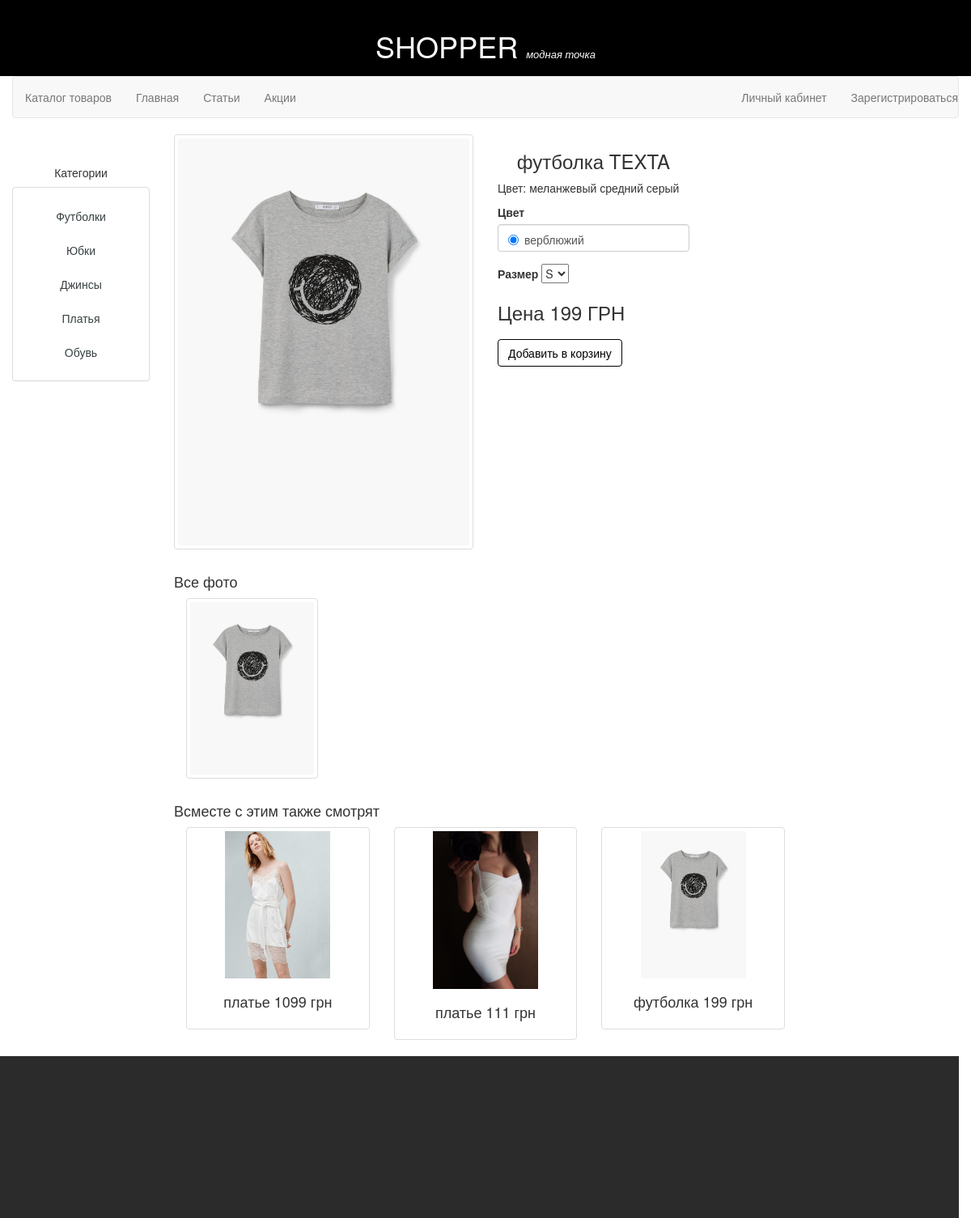
The page /product?id=8 on the database its author committed.
### tables this page shows
CREATE TABLE IF NOT EXISTS `families` (
  `type` int(11) NOT NULL,
  `family` varchar(70) NOT NULL,
  `category_name` varchar(50) NOT NULL,
  PRIMARY KEY (`type`)
);

CREATE TABLE IF NOT EXISTS `product_photo` (
  `id` int(11) NOT NULL,
  `photo_url` varchar(200) NOT NULL,
  `color` char(2) NOT NULL,
  KEY `id_product` (`id`),
  KEY `id` (`id`)
);

CREATE TABLE IF NOT EXISTS `product` (
  `id` int(11) NOT NULL AUTO_INCREMENT,
  `name` varchar(30) NOT NULL,
  `description` tinytext NOT NULL,
  `type` int(11) NOT NULL,
  `price` float NOT NULL,
  PRIMARY KEY (`id`),
  KEY `type` (`type`)
);

### controllers/main_view_sidebar_controller.php (called while the page is built)
<?php
include "models/category_model.php";
include "views/main_view_sidebar.php";
?>

### core/routing.php (called while the page is built, shortened)
<?php
include_once('core/db_script.php');
function routing($page){
	$controler  = select ('pages', 'page_name', array('page'=>$page));
	$sidebar_controler = select('right_sidebar','sidebar_page',array('main_page'=>$page));
include_once('models/parametres.php');
include_once('views/template_view.php');
}
?>

### core/core.php (called while the page is built, shortened)
<?php
include_once 'core/routing.php';
function page_load(){
	$page = getPage();
	routing($page);
}
function getPage(){
	$array = explode('/',$_SERVER['REQUEST_URI']);
	$page = $array[1];
	$page = trim_parameters($page);
	if ($page){
		$result = $page;
	}
	else $result ='main';
	return $result;
}
function trim_parameters($page){
	$array = explode('?',$page);
	return $array[0];
}
?>

### index.php (called while the page is built)
<?php
include_once ("core/core.php");
page_load();
?>

### core/db_script.php (called while the page is built, shortened)
<?php
function get_connection(){
	return mysqli_connect('127.0.0.1','root','','myfirstshop');
}
function select($table, $what='*', $where='', $add=""){
	if (!empty($where))
	{
		foreach($where as $key=>$value){
			$where_sql.="$and $key='$value' ";
			if (!$and)
				$and=' and ';
		}
		$where_sql='where '.$where_sql;
	}
	$query="SELECT $what FROM $table $where_sql $add";
	$db_connection=get_connection();
	mysqli_set_charset($db_connection,'utf8');
	$result = mysqli_query($db_connection,$query);
	if ($result && mysqli_num_rows($result)){
		while ($row=mysqli_fetch_assoc($result))
			$rows[]=$row;
	}
	else {
		$rows='';
	}
	return $rows;
}
function getRandom($table, $count){
	$count_items = select ($table,'count(*)');
	$result = array();
	if ($count<=$count_items[0]['count(*)']){
	for ($i=0; $i<$count; $i++){
		$curRand=rand(0, $count_items[0]['count(*)']-1);
		$item =  select ($table,'*','',"limit $curRand, 1");
		if (!in_array($item[0],$result))
			$result[]=$item[0];
		else
			$i--;
	}
}
else
 $result = select($table);
	return $result;
}

### models/category_model.php (called while the page is built)
<?php
$categories = select ('families','category_name,type');
?>

### models/parametres.php (called while the page is built, shortened)
<?php
$_tmp = select('settings', '*' );
foreach ($_tmp as $v){
	extract($v);
	$parametr_array[$parameter]=$value;
}
extract($parametr_array);
$addicional_prod_count=$addicional_prod_rows*3;
?>

### models/one_product_model.php (called while the page is built)
<?php
$product = select ('product','*',array('id'=>$id));
$images = select
(
	'product_photo',
	'photo_url, color',
	array('id'=>$id)
);
$_colors_exists = select('stock','DISTINCT color as code',array('id'=>$id),"and stock>0");
foreach ($_colors_exists as $value) {
	$_color_db = select('colors','code, value',$value);
	$_colors_db[] = $_color_db[0];
}
foreach ($_colors_db as $v){
	$colors[$v['code']]=$v['value'];
}
$family = select ('families','family', array('type'=>$product[0]['type']));
$_sizes =select('stock',
				'size,color',
				array('id'=>$id,
					  ),
				"and stock>0");
for($i=0;$i<count($_sizes);$i++) {
	$size_value = $_sizes[$i]['size'];
	$size = $_sizes[$i]['size'];
	$size_color=$size.$_sizes[$i]['color'];
	if ($size >17 and $size<25){
		$new_size = select('sizes','size',array('id'=>$size));
		 $sizes[$size_color] = $new_size [0]['size'];
	}
	else
		 $sizes[$size_color] =$size_value;
}

### models/product_list_model.php (called while the page is built, shortened)
<?php
	if ($product_list){
	foreach($product_list as $k=>$v){
		$family = select ('families','family', array('type'=>$v['type']));
		$photo = select
		(
			'product_photo',
			'photo_url',
			array('id'=>$v['id']),
			"LIMIT 1"
			);
		if (!$photo){
			$product_list[$k]['photo'] = "";
		}
		else{
			$product_list[$k]['photo'] = $photo[0]['photo_url'];
		}
		$product_list[$k]['type']  = $family[0]['family'];
	}
}
	?>

### views/one_product_view.php (the view, shortened to what this page needs)
<?php
extract($product[0]);
extract($family[0]);
?>
<div class="row">
	<div class="col-xs-4 col-sm-4 col-md-56 col-lg-6">
		<div class="thumbnail">
			<img src='<?=($images)?$images[0]['photo_url']:'uploads/img/no_photo.jpg';?>' alt="">
		</div>
	</div>
	<div class="col-xs-5 col-sm-5 col-md-4 col-lg-4">
	<p class="h3 text-center"> <?=$family;?> <?=$name;?></p>
	<p><?=$description;?></p>
	<form action="bakset" method="POST" role="form">
		<div class="form-group">
		<label for="color">Цвет</label>
		<div class="form-control" id='color'>
			<?php foreach ($colors as $k=>$v){$f=0;?>
			<label class="radio-inline">
 			<input type ='radio'name="color" value='<?=$k?>' <?php if ($f==0) echo 'checked'; $f++;?> ><?=$v?>
 			</label>
			<?php }?>
	</div>
	</div>
	<label for="size">Размер</label>
		<select name ='size' id="size">
			<?php foreach ($sizes as $k=>$v){?>
			<option value=<?=$k?>><?=$v?></option>
			<?php }?>
		</select>
	<p class="panel-default h3"> Цена <?=$price;?> ГРН </p>
		<button type="submit" class="btn btn-primary">Добавить в корзину</button>
	</form>
	</div>
</div>
	<p class="h4 allphoto">Все фото</p>
	<?php if($images){?>
	<?php foreach($images as $image){ ?>
	<div class="col-xs-3 col-sm-3 col-md-3 col-lg-3 images" data-color="<?=$image['color']?>">
	<div class="thumbnail full-photo">
		<img src="<?=$image['photo_url']?>">
	</div>
	</div>
	<?php } }  ?>
	<div class="clearfix">
	</div>
<p class="h4">Всместе с этим также смотрят</p>

### views/main_view_sidebar.php
<div class="row">
	<div class="col-xs-12 category-sidebar">
		<p class="h5 text-center">Категории</p>
		<div class="panel panel-default text-center">
			<div class="panel-body">
				<ul class="nav nav-pills nav-stacked">
					<?php if ($categories) foreach ($categories as $category){ ?>
					<li>
						<a href="product?cat=<?=$category['type']?>"><?=$category['category_name']?></a>
					</li>
					<?php }?>
				</ul>
			</div>
		</div>
	</div>
</div>

### views/product_list_view.php (shortened to what this page needs)
<?php
if ($product_list){?>
<?php foreach($product_list as $product){
	extract($product);
	?>
	<div class='col-md-4'>
		<a href='<?=$link?>?id=<?=$id;?>'>
			<div class="thumbnail">
				<img src='<?=($photo)?$photo:'uploads/img/no_photo.jpg';?>' class="prew">
				<div class="caption">
					<p class="h4 text-center"><?=$type?> <?=$price;?> грн</p>
				</div>
			</div>
		</a>
	</div>
	<?php
}
}

### views/css/style.css (style rules this page uses)
* { margin:0; padding: 0; }
html,body { height: 100%; min-height: 100%; }
.prew { width:60%; }
.btn { color:black; background: white; border-color:black; margin-top:10px; }
a { color:#384042; }
.category-sidebar { margin-top:30px; }

### rows shown on the page
families: category_name "Футболки", family "футболка"
families: category_name "Юбки"
families: category_name "Джинсы"
families: category_name "Платья"
families: category_name "Обувь"
product_photo: photo_url (picture)
product: name "TEXTA", description "Цвет: меланжевый средний серый", price "199", shows a picture, type "футболка"
product: shows a picture, type "платье", price "1099"
product: shows a picture, type "платье", price "111"

### other values the page prints
$v "верблюжий"
form field size "S"
